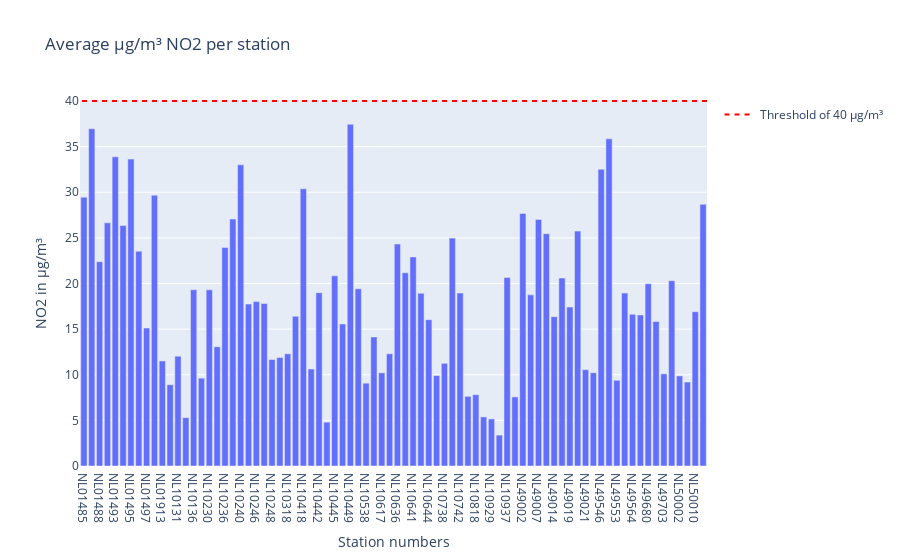

Notebook source saved alongside this figure:
### Code cell
bar = px.bar(meanlocation, x='station_number' , y= 'value', title='Average µg/m³ NO2 per station')
bar.update_layout(yaxis_title='NO2 in µg/m³', xaxis_title= "Station numbers", barmode='group') 
#bar.add_shape(type='line', y0=40, y1=40, xref='paper', x0=0, x1=1, line_color='red')
bar.add_shape(
    legendrank=1,
    showlegend=True,
    type="line",
    xref="paper",
    line=dict(dash="5px", color='red'),
    x0=1,
    x1=0,
    y0=40,
    y1=40,
    name='Threshold of 40 µg/m³'
)

bar.show()

### Figure 1 — Plotly figure (JSON) as saved in the notebook; plotly's stock layout.template omitted (floating-point values rounded to 4 significant figures)
{"data": [{"hovertemplate": "station_number=%{x}<br>value=%{y}<extra></extra>", "legendgroup": "", "marker": {"color": "#636efa", "pattern": {"shape": ""}}, "name": "", "orientation": "v", "showlegend": false, "textposition": "auto", "type": "bar", "x": ["NL01485", "NL01487", "NL01488", "NL01491", "NL01493", "NL01494", "NL01495", "NL01496", "NL01497", "NL01912", "NL01913", "NL10107", "NL10131", "NL10133", "NL10136", "NL10138", "NL10230", "NL10235", "NL10236", "NL10237", "NL10240", "NL10241", "NL10246", "NL10247", "NL10248", "NL10301", "NL10318", "NL10404", "NL10418", "NL10437", "NL10442", "NL10444", "NL10445", "NL10446", "NL10449", "NL10450", "NL10538", "NL10550", "NL10617", "NL10633", "NL10636", "NL10639", "NL10641", "NL10643", "NL10644", "NL10722", "NL10738", "NL10741", "NL10742", "NL10807", "NL10818", "NL10918", "NL10929", "NL10934", "NL10937", "NL10938", "NL49002", "NL49003", "NL49007", "NL49012", "NL49014", "NL49017", "NL49019", "NL49020", "NL49021", "NL49022", "NL49546", "NL49551", "NL49553", "NL49561", "NL49564", "NL49565", "NL49680", "NL49701", "NL49703", "NL49704", "NL50002", "NL50003", "NL50010", "NL54004"], "xaxis": "x", "y": [29.46, 36.96, 22.39, 26.65, 33.88, 26.36, 33.63, 23.53, 15.12, 29.68, 11.52, 8.906, 12.03, 5.297, 19.31, 9.626, 19.31, 13.06, 23.96, 27.06, 33.01, 17.75, 18.01, 17.81, 11.67, 11.89, 12.29, 16.41, 30.38, 10.63, 19.0, 4.804, 20.84, 15.57, 37.45, 19.42, 9.077, 14.15, 10.21, 12.3, 24.32, 21.17, 22.91, 18.93, 16.03, 9.912, 11.25, 24.97, 18.96, 7.631, 7.815, 5.382, 5.157, 3.384, 20.67, 7.572, 27.68, 18.75, 27.02, 25.46, 16.36, 20.6, 17.42, 25.74, 10.56, 10.22, 32.52, 35.85, 9.392, 18.95, 16.62, 16.55, 19.98, 15.84, 10.1, 20.3, 9.875, 9.2, 16.91, 28.68], "yaxis": "y"}], "layout": {"barmode": "group", "legend": {"tracegroupgap": 0}, "shapes": [{"legendrank": 1, "line": {"color": "red", "dash": "5px"}, "name": "Threshold of 40 µg/m³", "showlegend": true, "type": "line", "x0": 1, "x1": 0, "xref": "paper", "y0": 40, "y1": 40}], "title": {"text": "Average µg/m³ NO2 per station"}, "xaxis": {"anchor": "y", "domain": [0, 1], "title": {"text": "Station numbers"}}, "yaxis": {"anchor": "x", "domain": [0, 1], "title": {"text": "NO2 in µg/m³"}}}}
